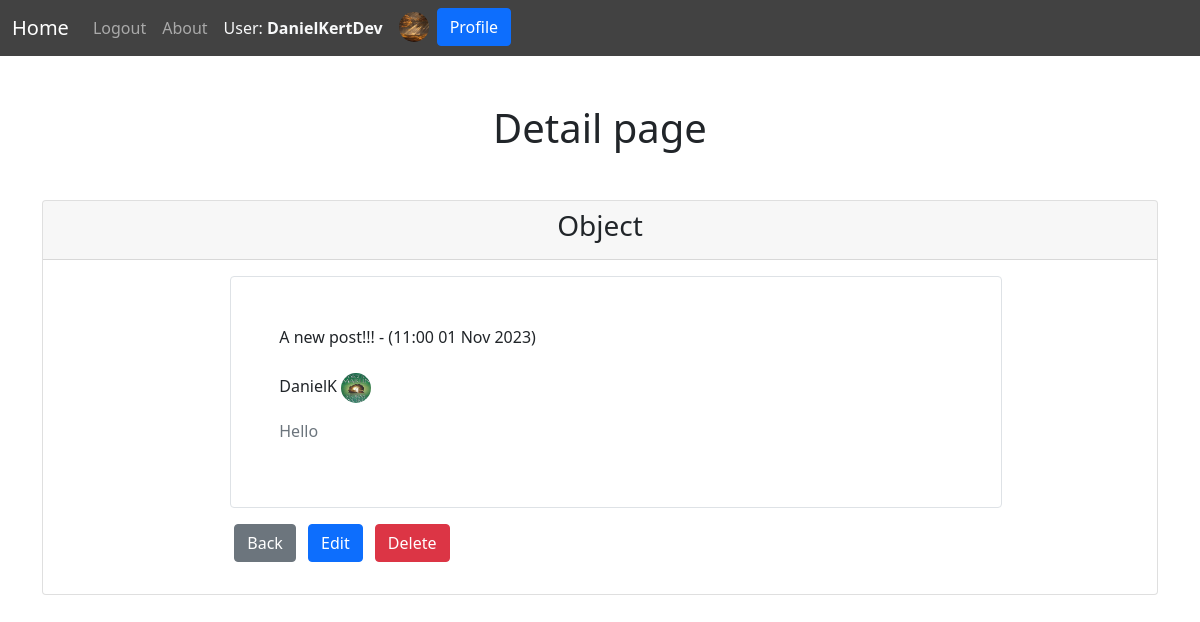
Page /detail/10/ (signed in) on the committed database.
### user/models.py (models this page shows, shortened)
class UserProfile(models.Model):
    class Meta:
        app_label = 'auth'  # Specify the app_label to resolve the app_label error
    user = models.OneToOneField(User, on_delete=models.CASCADE) # Delete profile when user is deleted
    image = models.ImageField(default='default.jpg', upload_to='profile_pics')

### core/models.py (models this page shows, shortened)
class List(models.Model):
    title = models.CharField(max_length=200)
    description = models.CharField(max_length=200)
    date = models.DateTimeField(auto_now_add=True)
    user = models.ForeignKey(User, on_delete=models.CASCADE)

### core/views.py (the view)
# urls.py: path('detail/<int:pk>/', views.PostDetail.as_view(), name='detail'),
@method_decorator(login_required, name='dispatch')
class PostDetail(DetailView):
    model = models.List
    template_name = 'core/detail.html'
    context_object_name = 'list'

### core/templates/core/detail.html (shortened to what this page needs)
{% extends 'base.html' %}
{% block content %}
{% include "nav.html" %}
<div class="container">
{% if list %}
<h1 class="text-center my-5"> Detail page </h1>
    <div class="card mt-5 mx-auto">
        <div class="card-header">
            <h3 class="text-center"> Object </h3>
        </div>
        <div class="card-body mx-auto w-75">
            <ul>
                <li class="list-unstyled border rounded p-5">
                    <p> {{ list.title }} - ({{ list.date | date:"h:i d M Y" }})
                        <br><br>
                        {{ list.user }}  <img class="rounded-circle" src="{{ list.user.userprofile.image.url }}" width="30" height="30">
                    </p>
                    <p class="text-muted"> {{ list.description }} </p>
                </li>
                <li class="list-unstyled my-3">
                    <form method="post" action="{% url 'delete_list' list.id %}" class="">
                        <a href="{% url 'index' %}" class="btn btn-secondary mx-1">Back</a>
                        <a href="{% url 'edit_list' list.id %}" class="btn btn-primary mx-1">Edit</a>
                        <button type="submit" class="btn btn-danger mx-1">Delete</button>
                    </form>
                </li>
            </ul>
        </div>
    </div>
{% endif %}
</div>
{% endblock content %}

### templates/nav.html (shortened to what this page needs)
<div class="navbar navbar-expand-sm navbar-dark bg-light">
    <div class="container-fluid">
        <a class="navbar-brand" href="{% url 'index' %}">Home</a>
          <div class="collapse navbar-collapse" id="navbarSupportedContent">
        <div class="navbar-nav ">
            {% if not user.is_authenticated %}
            <div class="nav-item ">
            <a class="nav-link" href="{% url 'signin' %}">Login</a>
            </div>
            <div class="nav-item">
            <a class="nav-link" href="{% url 'signup' %}">Signup</a>
            </div>
            {% elif user.is_authenticated %}
            <div class="nav-item">
            <a class="nav-link" href="{% url 'logout' %}">Logout</a>
            </div>
            {% endif %}
            <div class="nav-item">
            <a class="nav-link" href="{% url 'about' %}">About</a>
            </div>
            {% if user.is_authenticated %}
            <div class="nav-item ">
              <a class="nav-link text-light" style="align-items: center">User: <strong>{{ user.username }}</strong></a>
            </div>
            <div class="nav-item mx-2">
            <img src="{{ user.userprofile.image.url }}" alt="{{ user.username }}'s profile picture" width="30" height="30" class="object-fit-cover rounded-circle mt-1">
            </div>
            <div class="nav-item ">
            <a class=" btn btn-primary my-auto" href="{% url 'profile' %}">Profile</a>
            </div>
            {% endif %}
        </div>
      </div>
    </div>
</div>

### static/core/main.css (style rules this page uses)
.navbar { background-color: #424242 !important; }

### rows in the picture
List: title "A new post!!!", date "11:00 01 Nov 2023", user "DanielK", user.userprofile.image (picture), description "Hello"

### other values in the picture
{{ user.username }} "DanielKertDev"
